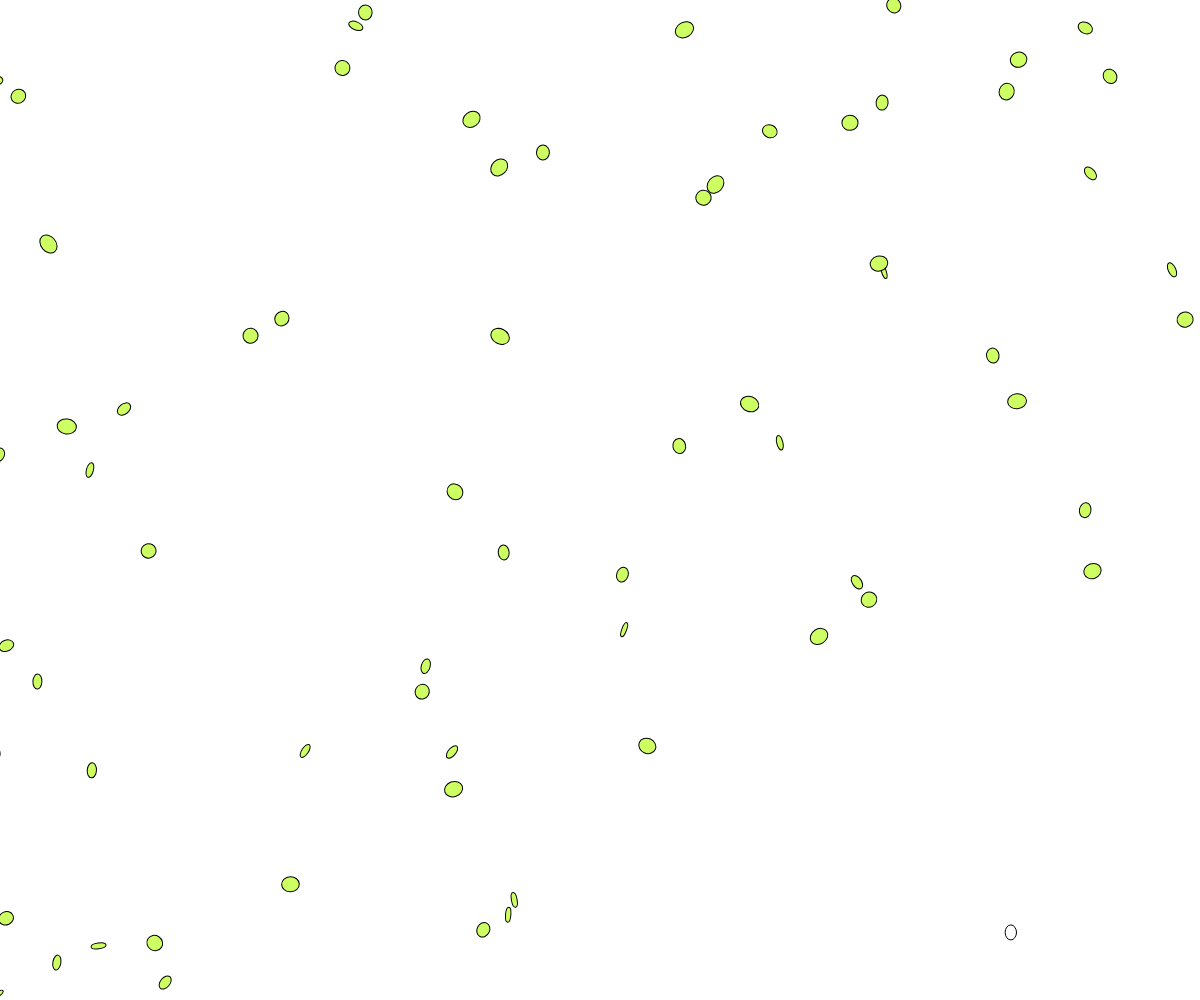
Frame 1 (no input)
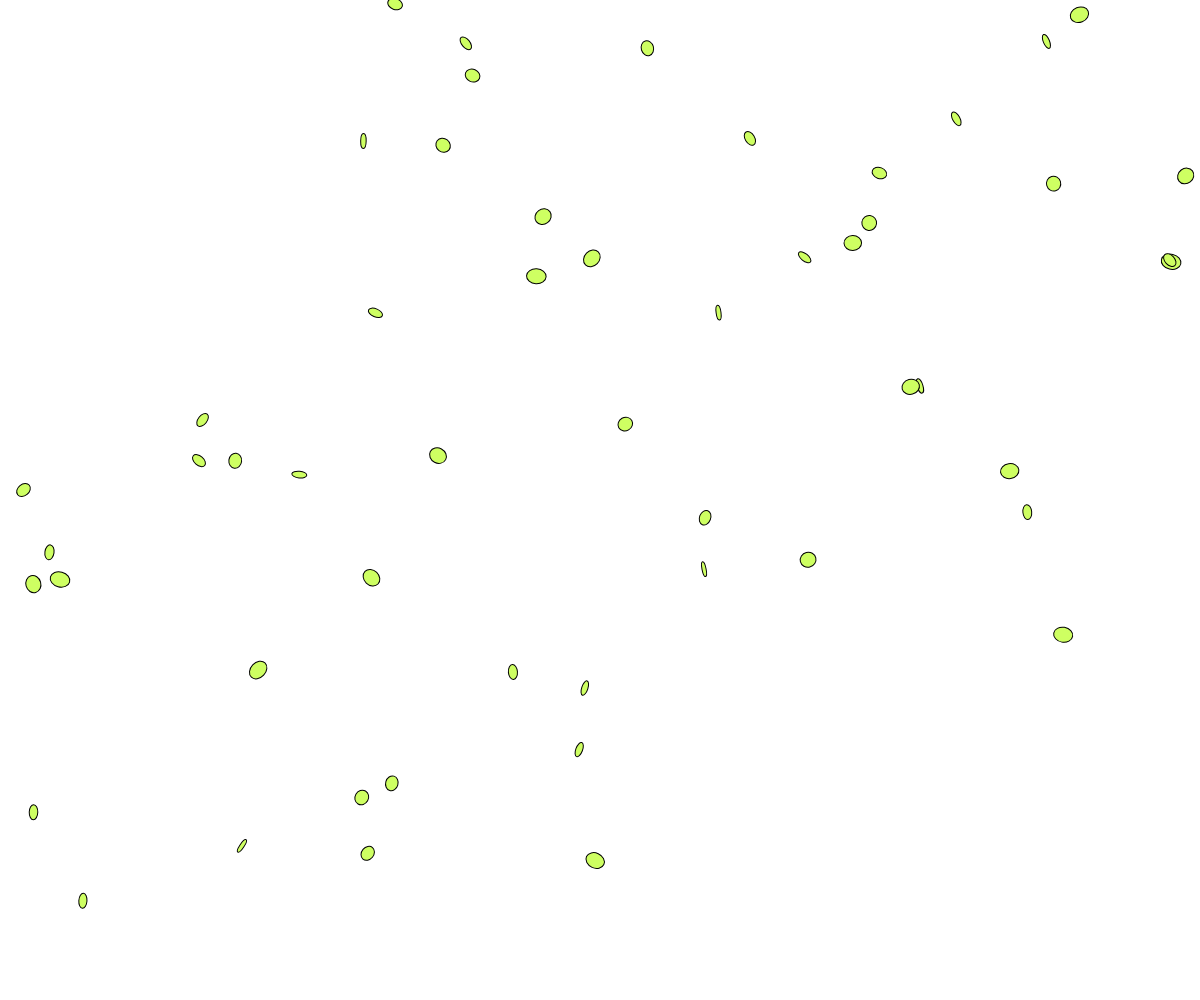
Frame 60 (no input)
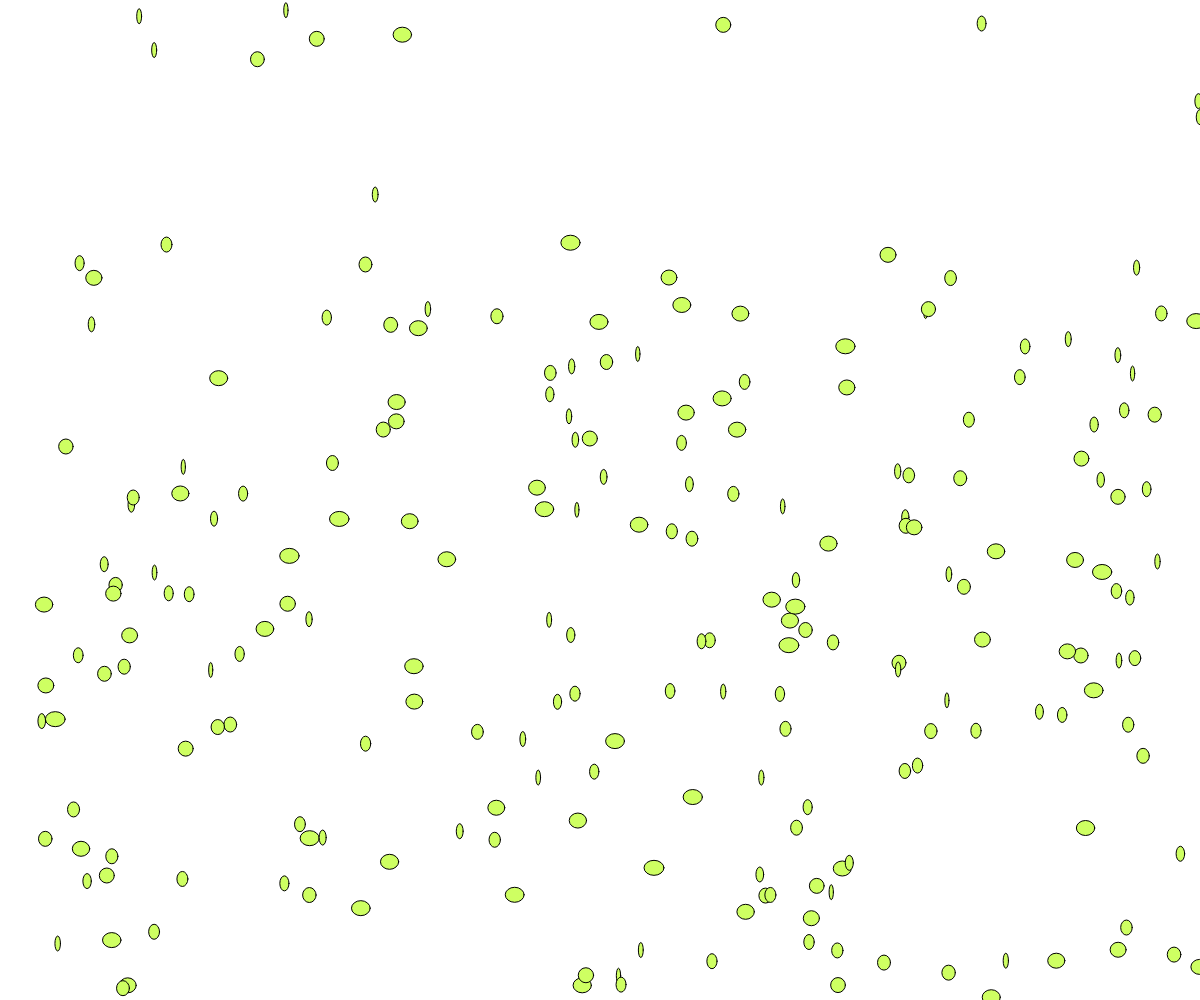
Frame 120 (the mouse pressed at the canvas centre since frame 60)

The p5.js sketch that drew these frames (run headless with seeded random() and noise() and a simulated clock; from frame 60 on, the mouse is pressed at the canvas centre):

// p5.js sketch
// ── sketch.js
let d = 50000
let nb = 100
let x
let y
let w
let h
let hW
let hH
let angle=90
let palette = ["0"]
var drop = []

function setup() {
  createCanvas(windowWidth, windowHeight);
  for(var i = 0 ; i < 2000; i++) {
    drop[i] = new Drop();
}
}

function draw() {
  background("#FFFFFF");
  for(var i = 9; i < 300; i++) {
  drop[i].show();
  drop[i].update();
}
}

function Drop() {
  this.x = random(40, width);
  this.y = random(5, height);
  
  this.show = function() {

    ellipse(this.x, this.y, random(4, 20), random(15, 15));   
  }
  this.update = function() {
    this.speed = random(5, 1);
    this.gravity = 0.7;
    this.y = this.y + this.speed*this.gravity;  
    
    if (this.y > height) {
      this.y = random(0, -height);
      this.gravity = 0;
      
 } let diam = random(1,d)
let a = atan2(mouseY - height / 2, mouseX - width / 2)
  for (let i = 0; i < 10; i ++) {  
    let c = color("#CEFF62");
fill(c);
    ellipse(hW, hH,diam,d);
    rotate(a);
    }
    

}
  }

// ── app.js
const sliders = document.querySelectorAll('.slider');
let activeImages = Array(sliders.length).fill(0);

function slideSuivante(sliderNumber){
    console.log(sliders)
    console.log(sliderNumber)
    console.log(activeImages)
    const slider = sliders[sliderNumber];
    const images = slider.children;
    console.log(images)
    const nbItems = images.length;
    images[activeImages[sliderNumber]].classList.remove('active')
    if(activeImages[sliderNumber] < nbItems - 1){
        activeImages[sliderNumber]++;
    } else {
        activeImages[sliderNumber] = 0;
    }
    images[activeImages[sliderNumber]].classList.add('active')
}


function slidePrecedente(sliderNumber){
    const slider = sliders[sliderNumber];
    const images = slider.children;
    const nbItems = images.length;
    const oldNumber = activeImages[sliderNumber]
    if(0 < activeImages[sliderNumber]){
        activeImages[sliderNumber]--;
    } else {
        activeImages[sliderNumber] = nbItems - 1
    }
    images[oldNumber].classList.remove('active')
    images[activeImages[sliderNumber]].classList.add('active')
}

function keyPress(e){
    console.log(e);

    if(e.keyCode === 37){
        slidePrecedente();
    } else if(e.keyCode === 39){
        slideSuivante();
    }
}
document.addEventListener('keydown', keyPress)

// ── main.css


  body::-webkit-scrollbar {display: none;}
  body::-moz-appearance:scrollbar {display: none;}
  div::-webkit-scrollbar {display: none;}
  div::-moz-appearance:scrollbar {display: none;}

  body {
 
background-color: transparent;

  font-family: 'NeuzeitSIB-Heavy', Arial, sans-serif;
  font-weight: ;
  font-size: 15px;
  letter-spacing: 1px;
  line-height: 18px;
  color: black;

  }

  #details {
  margin-top: 12px; 
  margin-left: 2000px; 
  background-color: transparent;
  position: fixed;
  }

  #design {
  bottom: 22px; 
  margin-left: 27px; 
  font-size: 9.5px;
  background-color: transparent;
  position: fixed;
  }

  nav{
    background-color: transparent;
    font-size: 20px;
    letter-spacing: 0px;
    line-height: 22px;
    position: fixed;
    top: 20;
    left: 2%;
    max-width: 50%;
    min-width: 75%;
  }
  .nom{
    font-size: 40PX;
    font-weight: bolder;
  }
  .description{
    padding-top: 18%;
    max-width: 60%;
    min-width: 75%;
  }

  .footer{
    display:flex;
    flex-direction: row;
    font-family: 'Helvetica Neue',Arial, Helvetica, sans-serif;
    font-size: larger;
    font-weight: bolder;
    width:100%;
    justify-content: left;
    text-decoration:none;
    position: absolute;
    top: 51ch;
    line-height: 30px;

  }
  
  #sketch-holder {
    position: absolute;
    top: 0;
    left: 0;
    width: 100%;
    height: 100%;
    z-index: -1; /* Assure que l'animation reste derrière le contenu */
  }
  a:link {color: black;}
  a:visited {color: black;}
  a:hover {color: rgb(170, 255, 0);}
  a:active {color: black;}
  a{text-decoration: none;}

  .paragraphe2{
    display:flex;
    flex-direction: row;
    justify-content: space-between;
    align-items: flex-start;
}
.para-item2{
  white-space: pre-line;
  color: #0038FF;
  font-family: 'Helvetica Neue',Arial, Helvetica, sans-serif;
  font-style: normal;
  font-weight: 420;
  padding: 1%;
  padding-bottom: 2%;
  font-size:1.2vmax

}
.order1{
  flex-grow: 1;
}


  
